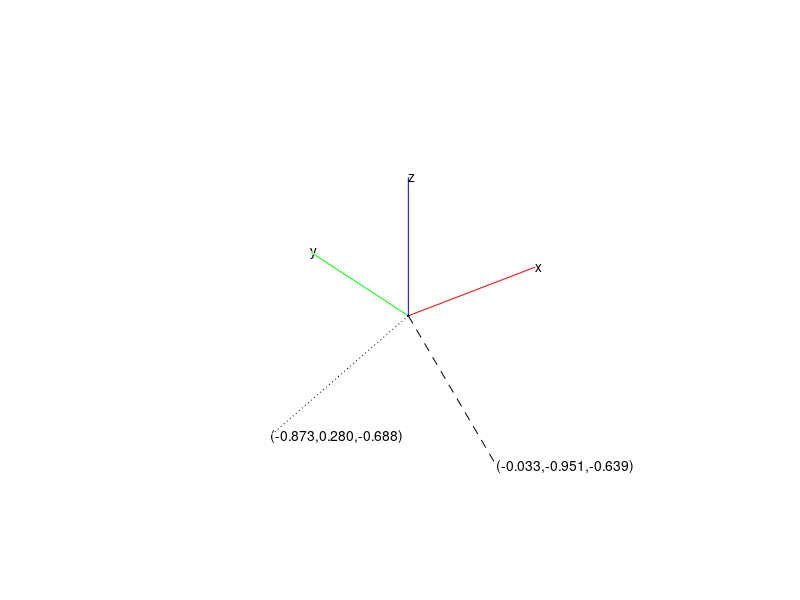

Reproduce this figure in MATLAB.
% rand(3,1) generates a random 3 by one column vector. We use this u to plot
u=rand(3,1)*2-1;

% plot the origin
plot3(0,0,0,'.k')

% axis setting
axis vis3d
axis off
hold on
%%%%% your code starts here %%%%%
% generate a random rotation matrix R

q = rand(1,4);
q = q / norm(q);

e1 = q(2);
e2 = q(3);
e3 = q(4);
e4 = q(1);

R = [1-2*e2^2-2*e3^2, 2*(e1*e2-e3*e4), 2*(e1*e3+e2*e4);
     2*(e1*e2+e3*e4),  1-2*e1^2-2*e3^2, 2*(e2*e3-e1*e4);
     2*(e1*e3-e2*e4), 2*(e2*e3+e1*e4), 1-2*e1^2-2*e2^2];


% plot the x axis 
plot3([0,1],[0,0],[0,0],'r');
text(1,0,0,'x')

% plot the y axis 
plot3([0,0],[0,1],[0,0],'g');
text(0,1,0,'y')

% plot the z axis 
plot3([0,0],[0,0],[0,1],'b');
text(0,0,1,'z')

% plot the original vector u
plot3([0,u(1)],[0,u(2)],[0,u(3)], 'k--');
text(u(1),u(2), u(3),['(',num2str(u(1),'%.3f'),',',num2str(u(2),'%.3f'),',',num2str(u(3),'%.3f'),')']);

% apply rotation and calcuate v plot the vector after rotation v
v = R*u;

% plot the new vector v
plot3([0,v(1)], [0,v(2)], [0,v(3)], 'k:');
text(v(1),v(2),v(3),['(',num2str(v(1),'%.3f'),',',num2str(v(2),'%.3f'),',',num2str(v(3),'%.3f'),')']);

%%%%% your code ends here %%%%%